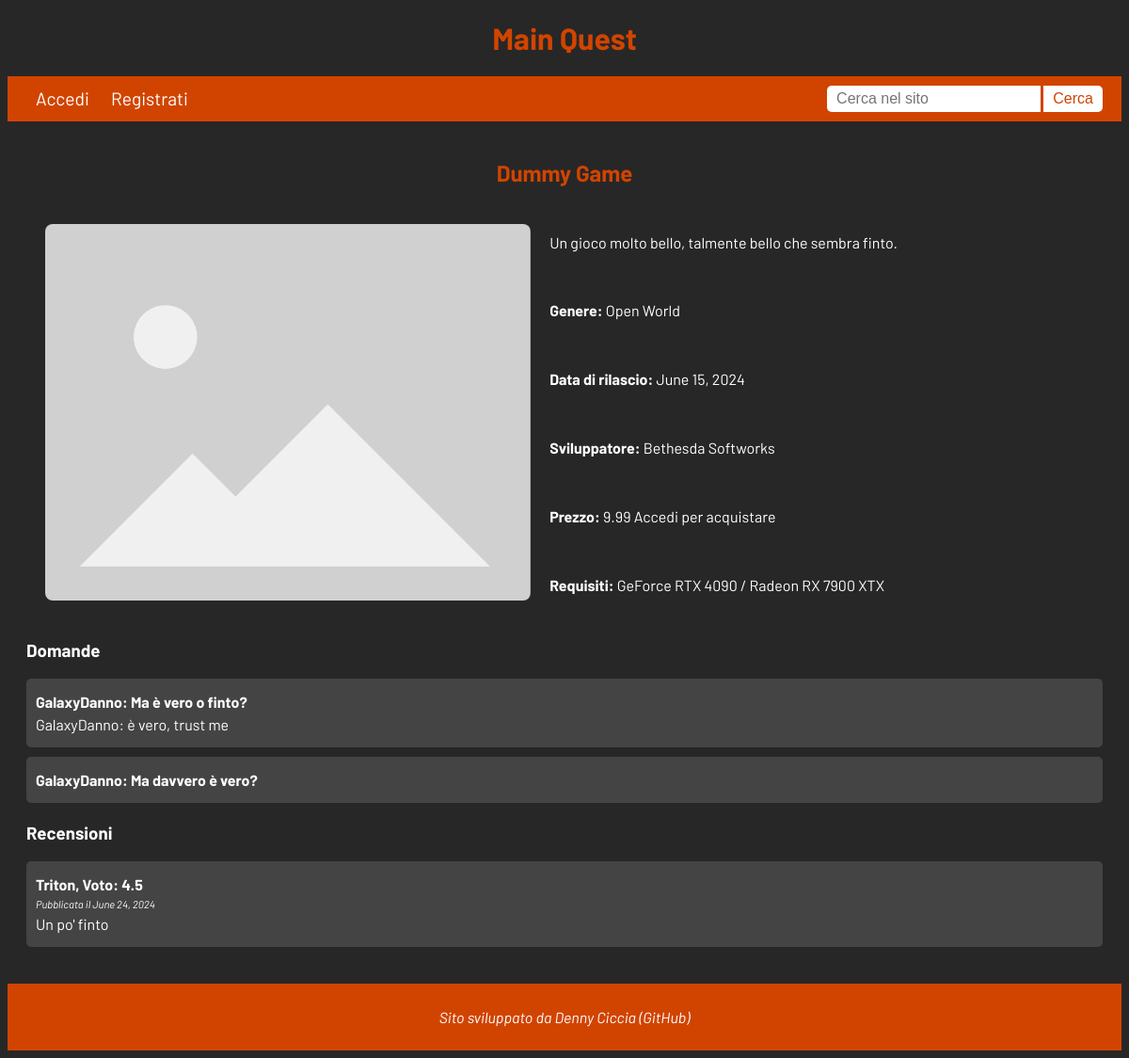
/prodotti/game/58, run on an earlier commit of the app's database.
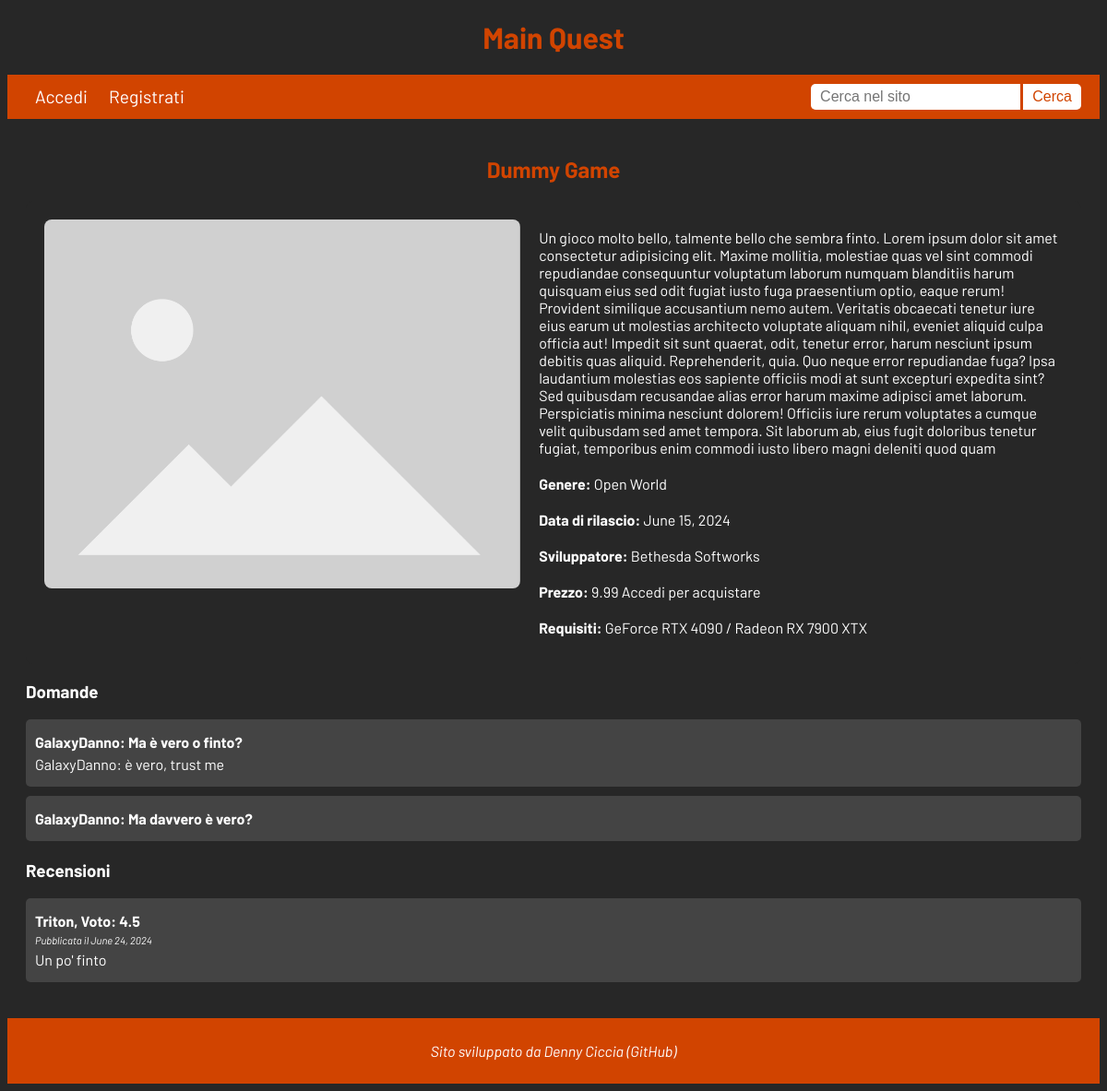
And on a later commit of the database.
### prodotti/models.py (models this page shows, shortened)
class Prodotto(models.Model):
    titolo = models.CharField(max_length=100)
    immagine = models.ImageField(upload_to="game_images/", default="imgs/placeholder_image.png")
    descrizione = models.TextField()
    genere = models.CharField(max_length=50)
    prezzo = models.DecimalField(decimal_places=2, max_digits=10, validators=[MinValueValidator(0)])
    requisiti = models.CharField(max_length=500)
    data_rilascio = models.DateField()
    venditore = models.ForeignKey(Venditore, on_delete=models.CASCADE, related_name="prodotti")
    acquirenti = models.ManyToManyField(Acquirente, related_name="prodotti")
    class Meta:
        verbose_name_plural = "Prodotti"

### utenti/models.py (models this page shows, shortened)
class Venditore(models.Model):
    user = models.OneToOneField(CustomUser, on_delete=models.CASCADE, related_name='venditore_profile')
    nome = models.CharField(max_length=100)
    foto_profilo = models.ImageField(upload_to="profile_pics/", default="media/imgs/default_profile_image.png")
    class Meta:
        verbose_name_plural = "Venditori"

### prodotti/views.py (the view)
# urls.py: path("game/<int:pk>", PaginaNegozio.as_view(), name="pagina_negozio"),
class PaginaNegozio(DetailView):
    model = Prodotto
    template_name = "prodotti/pagina_negozio.html"
    def get_context_data(self, **kwargs):
        context = super().get_context_data(**kwargs)
        if self.request.GET.get("next") is not None:
            context["next"] = self.request.GET["next"]
            context["terms"] = self.request.GET["terms"]
        form = SearchForm()
        context["search_form"] = form
        flag = False
        if hasattr(self.request.user, "acquirente_profile"):
            for r in self.object.recensioni.all():
                if self.request.user.acquirente_profile == r.utente:
                    flag = True
        context["user_ha_scritto_recensione"] = flag
        return context

### MainQuest/forms.py
class SearchForm(forms.Form):
    search_terms = forms.CharField(label="Cerca", max_length=100, widget=forms.TextInput(attrs={"placeholder": "Cerca nel sito"}))

### prodotti/templates/prodotti/pagina_negozio.html (shortened to what this page needs)
{% extends "base.html" %}
{% load static %}
{% block content %}
    <h2 class="game-title">{{ prodotto.titolo }}</h2>
    <div class="game-info">
        <div class="game-image">
            <img src="{% static prodotto.immagine.url %}" alt="immagine di gioco">
        </div>
        <div class="game-details">
            <p>{{ prodotto.descrizione }}</p>
            <p><strong>Genere:</strong> {{ prodotto.genere }}</p>
            <p><strong>Data di rilascio:</strong> {{ prodotto.data_rilascio }}</p>
            <p><strong>Sviluppatore:</strong> <a href="{% url "profilo_venditore" prodotto.venditore.pk %}">{{ prodotto.venditore.nome }}</a></p>
            <p>
                <strong>Prezzo:</strong> {{ prodotto.prezzo }}
                {%  if not user.venditore_profile %}
                    {% if user.acquirente_profile and prodotto in user.acquirente_profile.prodotti.all %}
                        Acquistato
                    {% elif user.is_authenticated %}
                        <a href="{% url "ordine" prodotto.pk %}"><button class="button-acquista">Acquista</button></a>
                    {% else %}
                        <a href="{% url "login" %}?next={{ request.path }}">Accedi</a> per acquistare
                    {% endif %}
                {% endif %}
            </p>
            <p><strong>Requisiti:</strong> {{ prodotto.requisiti }}</p>
        </div>
    </div>
    <div class="domande">
        <h3>Domande</h3>
        {% for d in prodotto.domande.all %}
            <div class="domanda">
                <p><strong><a href="{% url "profilo_acquirente" d.utente.pk %}">{{ d.utente.nome}}</a>: {{ d.testo }}</strong></p>
                {% if d.risposta != "" %}
                    <p><a href="{% url "profilo_acquirente" d.utente_risposta.pk %}">{{ d.utente_risposta.nome }}</a>: {{ d.risposta }}</p>
                {% elif user.acquirente_profile and prodotto in user.acquirente_profile.prodotti.all %}
                    <a href="{% url "rispondi_domanda" d.pk %}"><button class="button-pubblica">Rispondi</button></a>
                {% endif %}
            </div>
        {% endfor %}
    </div>
    <div class="recensioni">
        <h3>Recensioni</h3>
        {% for r in prodotto.recensioni.all %}
            <div class="recensione">
                <p><strong><a href="{% url "profilo_acquirente" r.utente.pk %}">{{ r.utente.nome }}</a>, Voto: {{ r.voto }}</strong></p>
                <p class="data-pubblicazione-recensione">Pubblicata il {{ r.data_pubblicazione }}</p>
                <p>{{ r.testo }}</p>
            </div>
        {% endfor %}
    </div>
{% endblock %}

What changed in the data, as far as the page shows it:
changed Prodotto "Dummy Game": descrizione "Un gioco molto bello, talmente bello che sembra finto." → "…bello che sembra finto. Lorem ipsum dolor sit amet consectetur adipisicing elit. Maxime mollitia, molestiae quas vel sint commodi repudiandae consequuntur voluptatum laborum numquam blanditiis harum quisquam eius sed odit fugiat iusto fuga praesentium optio, eaque rerum! Provident similique accusantium nemo autem. Veritatis obcaecati tenetur iure eius earum ut molestias architecto voluptate aliquam nihil, eveniet aliquid culpa officia aut! Impedit sit sunt quaerat, odit, tenetur error, harum nesciunt ipsum debitis quas aliquid. Reprehenderit, quia. Quo neque error repudiandae fuga? Ipsa laudantium molestias eos sapiente officiis modi at sunt excepturi expedita sint? Sed quibusdam…"
